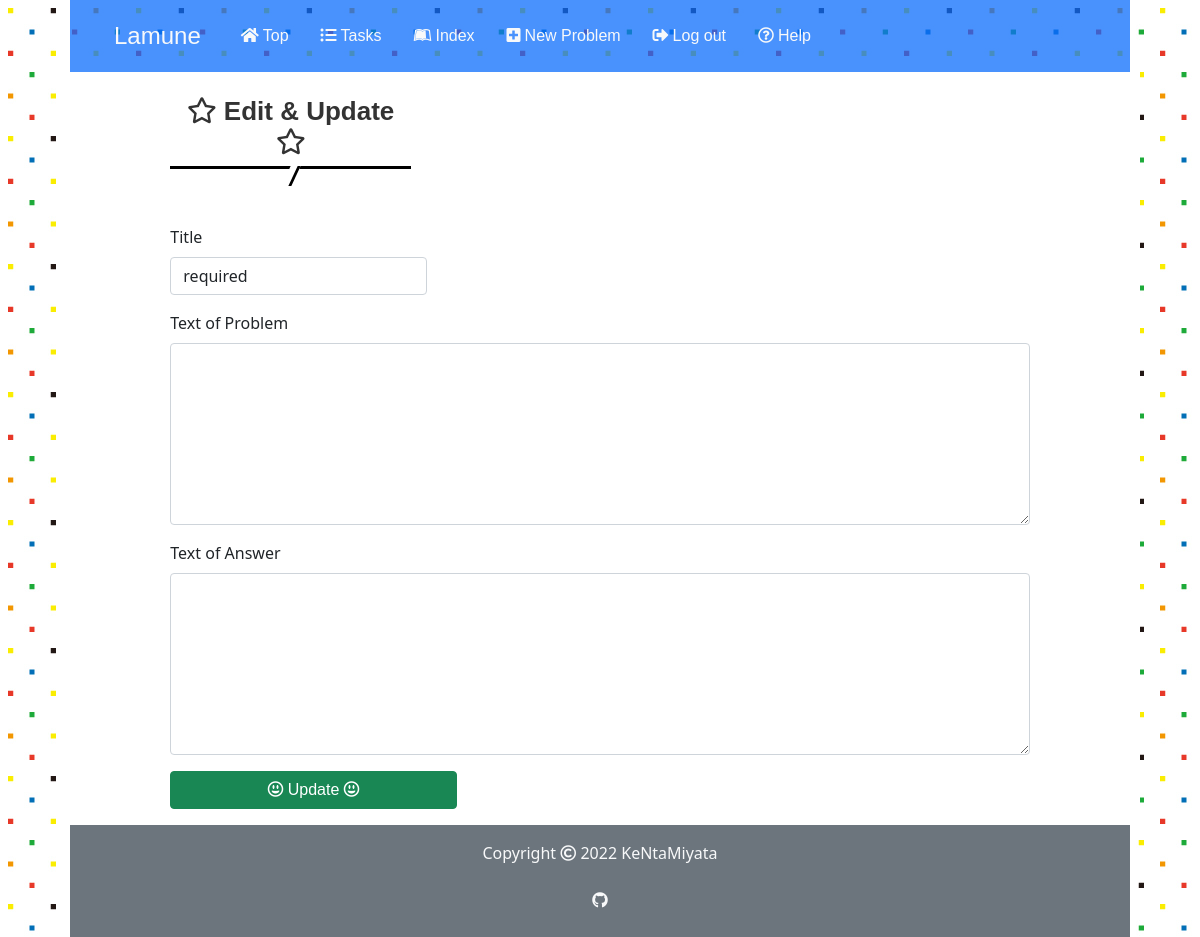
Before: /1/14/update (signed in) with the older database file.
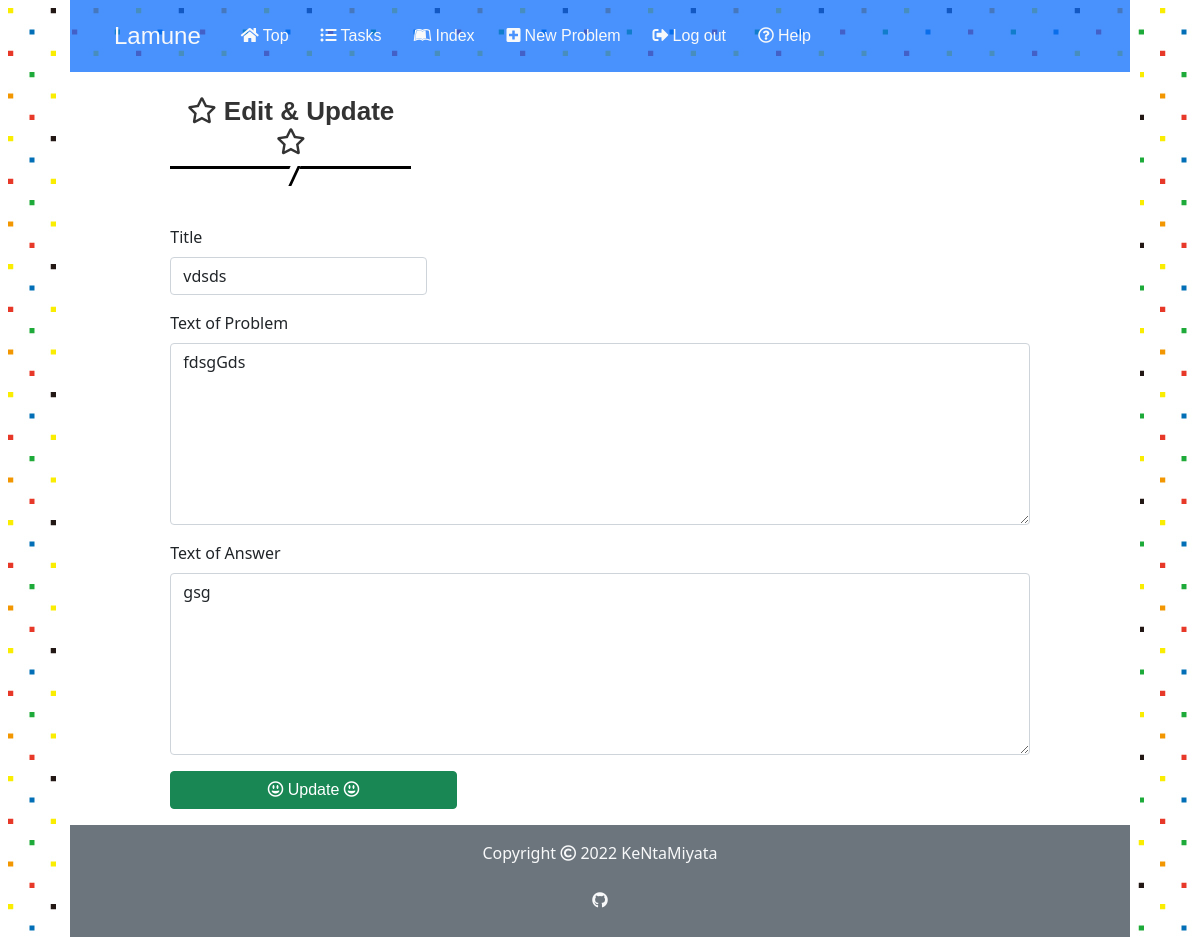
After: the same page with the newer database file.
### app.py (models this page shows)
class Problem(db.Model):
    id = db.Column(db.Integer, primary_key=True)
    user_id = db.Column(db.Integer, db.ForeignKey('user.id'), nullable=False)
    title = db.Column(db.String(50), nullable=False)
    body = db.Column(db.String(500), nullable=False)
    answer = db.Column(db.String(500), nullable=False)
    stage = db.Column(db.Integer, default=0)
    last_time = db.Column(db.DateTime, nullable=False,
                          default=datetime.datetime.now(pytz.timezone('Asia/Tokyo')))
    created_at = db.Column(db.DateTime, nullable=False,
                           default=datetime.datetime.now(pytz.timezone('Asia/Tokyo')))
    solved_history = db.Column(db.String)

### app.py (the view)
@app.route('/<int:user_id>/<int:problem_id>/update', methods=["GET", "POST"])
@login_required
def update(user_id, problem_id):
    if user_id != current_user.id:
        return apology("foo", 403)
    problem = Problem.query.get(problem_id)
    if request.method == "POST":
        if not request.form.get("title"):
            print(1)
            return apology("foo", 403)
        elif not request.form.get("body"):
            print(2)
            return apology("foo", 403)
        elif not request.form.get("answer"):
            print(3)
            return apology("foo", 403)
        problem.title = request.form.get("title")
        problem.body = request.form.get("body")
        problem.answer = request.form.get("answer")
        db.session.commit()
        return redirect(f"/{ user_id }/index")
    else:
        user = current_user
        return render_template("update.html", problem=problem, user=user)

### app.py (called while the page is built)
@login_manager.user_loader
def load_user(user_id):
    return User.query.get(int(user_id))

### templates/update.html (shortened to what this page needs)
{% extends "layout.html" %}
{% block main %}
<div class="row">
    <div class="col-xl-3 col-md-4 col-12 offset-md-1 pt-4">
        <h2><i class="far fa-star"></i> Edit & Update <i class="far fa-star"></i></h2>
    </div>
    <div class="col-10 mx-auto mt-5">
        <form action="/{{ user.id }}/{{ problem.id }}/update" method="POST" class="mx-auto w-100 text-start">
            <div class="mb-3">
                <label class="form-label">Title</label>
                <input autocomplete="off" autofocus class="form-control w-auto" id="title" name="title" placeholder="Title" type="text" value={{ problem.title }} required>
            </div>
            <div class="mb-3">
                <label class="form-label">Text of Problem</label>
                <textarea class="form-control w-100" name="body" type="text" rows="7" required>{{ problem.body }}</textarea>
            </div>
            <div class="mb-3">
                <label class="form-label">Text of Answer</label>
                <textarea class="form-control w-100" name="answer" type="text" rows="7" required>{{ problem.answer }}</textarea>
            </div>
            <div class="mb-3">
                <button class="btn btn-success col-md-4 col-12" type="submit"><i class="far fa-grin-alt"></i> Update <i class="far fa-grin-alt"></i></button>
            </div>
        </form>
    </div>
</div>
{% endblock %}

Changed rows visible on the page:
added Problem: title "vdsds", body "fdsgGds", answer "gsg"
Other visible differences:
form field title: "required" → (not shown)
